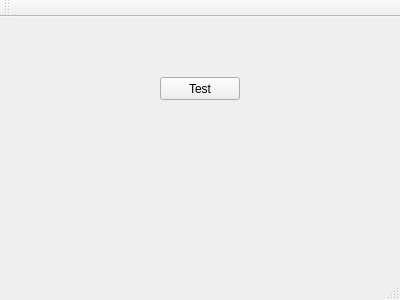
<?xml version="1.0" encoding="UTF-8"?>
<ui version="4.0">
 <class>MainWindow</class>
 <widget class="QMainWindow" name="MainWindow">
  <property name="geometry">
   <rect>
    <x>0</x>
    <y>0</y>
    <width>400</width>
    <height>300</height>
   </rect>
  </property>
  <property name="windowTitle">
   <string>MainWindow</string>
  </property>
  <widget class="QWidget" name="centralWidget">
   <widget class="QPushButton" name="pushButton">
    <property name="geometry">
     <rect>
      <x>160</x>
      <y>60</y>
      <width>80</width>
      <height>23</height>
     </rect>
    </property>
    <property name="text">
     <string>Test</string>
    </property>
   </widget>
  </widget>
  <widget class="QMenuBar" name="menuBar">
   <property name="geometry">
    <rect>
     <x>0</x>
     <y>0</y>
     <width>400</width>
     <height>20</height>
    </rect>
   </property>
  </widget>
  <widget class="QToolBar" name="mainToolBar">
   <attribute name="toolBarArea">
    <enum>TopToolBarArea</enum>
   </attribute>
   <attribute name="toolBarBreak">
    <bool>false</bool>
   </attribute>
  </widget>
  <widget class="QStatusBar" name="statusBar"/>
 </widget>
 <layoutdefault spacing="6" margin="11"/>
 <resources/>
 <connections/>
</ui>
